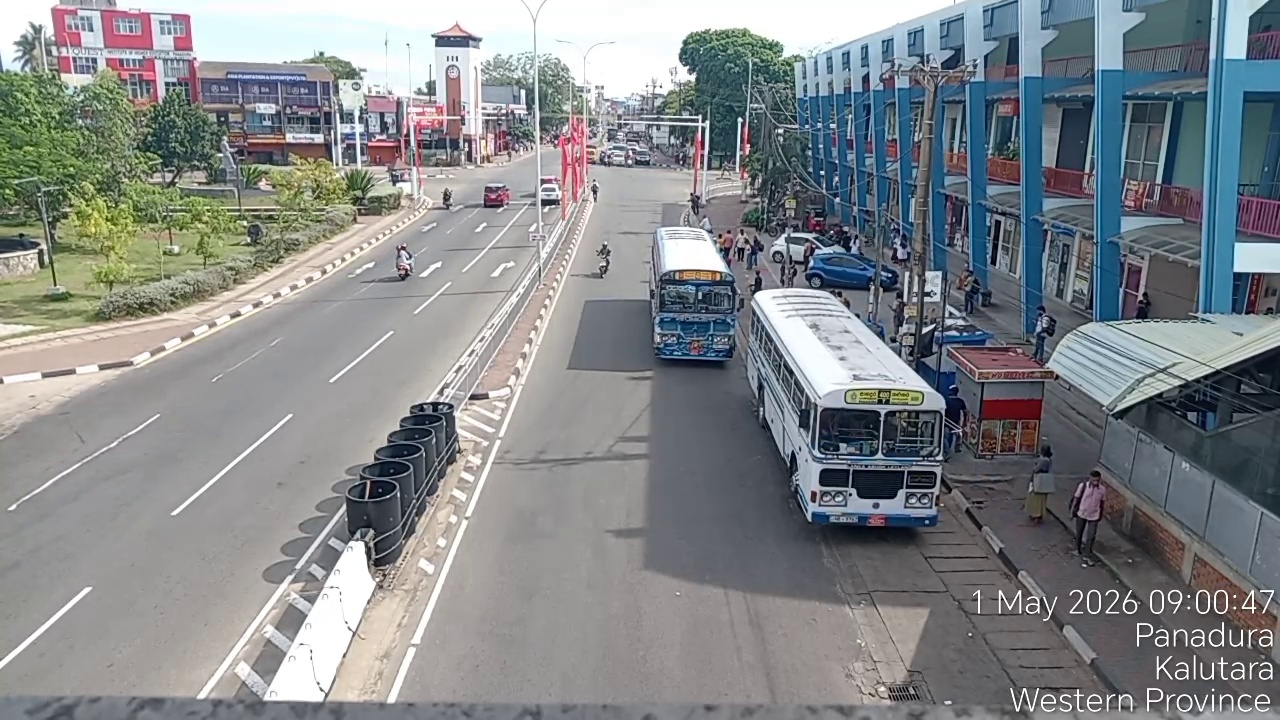
#> input picture output/still_frame.jpg, 1280 x 720 px
$ python step4_annotate_frame.py
#> lines starting #> are read from the running program, lines starting #| are printed output that depends on the picture; after the words box and inside, x2 and y2 are one past the last pixel; in counts of white or black regions, pixels touching at a corner belong together
"""
step4_annotate_frame.py — Create an annotated benchmark image for the report.

Draws GCP markers, labels, measured distances, lane boundaries,
road area polygon, and detection line on the still frame.
This image goes into the Methodology section.

Usage:
    python step4_annotate_frame.py
"""

import cv2
import json
import os
import numpy as np
import config


def main():
    print("=" * 60)
    print("ANNOTATED BENCHMARK IMAGE")
    print("=" * 60)

    # Load frame
    frame = cv2.imread(config.STILL_FRAME_PATH)
#> frame is the input picture: shape (720, 1280, 3); mean B, G, R 137.9, 135.6, 131.4
    if frame is None:
        raise FileNotFoundError(f"Still frame not found: {config.STILL_FRAME_PATH}")

    # Load GCPs
    with open(config.GCPS_PIXEL_PATH, "r") as f:
#> (reads output/gcps_pixel.json from the repository)
        pixel_gcps = json.load(f)
    with open(config.GCPS_WORLD_PATH, "r") as f:
#> (reads output/gcps_world.json from the repository)
        world_gcps = json.load(f)

    h, w = frame.shape[:2]
#> h = 720; w = 1280

    # --- Draw road area polygon (semi-transparent) -----------------------
    if os.path.exists(config.ROAD_AREA_PATH):
        with open(config.ROAD_AREA_PATH, "r") as f:
#> (reads output/road_area.json from the repository)
            road_data = json.load(f)
        road_pts = np.array(
            [(v["x"], v["y"]) for v in road_data["vertices"]], dtype=np.int32
        )
        # Semi-transparent fill
        overlay = frame.copy()
        cv2.fillPoly(overlay, [road_pts.reshape((-1, 1, 2))], (255, 200, 0))
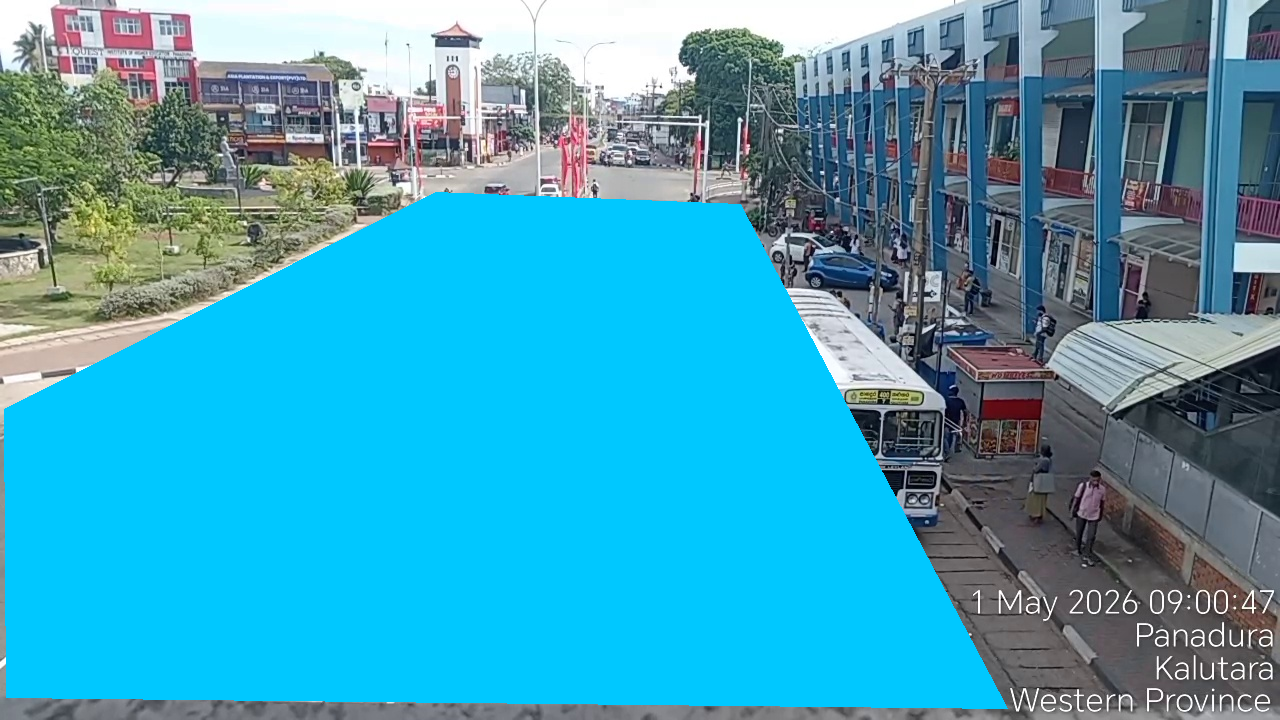
#> overlay: shape (720, 1280, 3); mean B, G, R 183.7, 158.2, 67.9
        cv2.addWeighted(overlay, 0.15, frame, 0.85, 0, frame)
        # Polygon outline
        cv2.polylines(frame, [road_pts.reshape((-1, 1, 2))],
                      isClosed=True, color=(255, 200, 0), thickness=2)
#> frame: shape (720, 1280, 3); mean B, G, R 145.6, 139.4, 120.8
        # Label each vertex
        for i, (vx, vy) in enumerate(road_pts):
            cv2.circle(frame, (vx, vy), 5, (255, 200, 0), -1)
            cv2.putText(frame, f"R{i+1}", (vx + 8, vy - 8),
                        cv2.FONT_HERSHEY_SIMPLEX, 0.4, (255, 200, 0), 1)
#> frame: shape (720, 1280, 3); mean B, G, R 145.6, 139.4, 120.7
        cv2.putText(frame, "ROAD AREA", (road_pts[0][0] + 10, road_pts[0][1] + 20),
                    cv2.FONT_HERSHEY_SIMPLEX, 0.55, (255, 200, 0), 2)
        print(f"  Road area drawn ({len(road_pts)} vertices)")
    else:
        print("  [--] No road_area.json found. Skipping road area overlay.")

    # --- Draw detection line ----------------------------------------------
    if os.path.exists(config.DETECTION_LINE_PATH):
        with open(config.DETECTION_LINE_PATH, "r") as f:
#> (reads output/detection_line.json from the repository)
            line_data = json.load(f)
        det_start = (line_data["start"]["x"], line_data["start"]["y"])
        det_end = (line_data["end"]["x"], line_data["end"]["y"])
        print(f"  Detection line loaded: {det_start} -> {det_end}")
    else:
        # Fallback: horizontal line at configured Y or frame center
        det_y = config.DETECTION_LINE_Y or h // 2
        det_start = (0, det_y)
        det_end = (w, det_y)
        print(f"  [--] No detection_line.json. Using horizontal line at y={det_y}")

    cv2.line(frame, det_start, det_end, (0, 0, 255), 2)
    # Label at midpoint of the line
    mid_x = (det_start[0] + det_end[0]) // 2
    mid_y = (det_start[1] + det_end[1]) // 2
    cv2.putText(frame, "DETECTION LINE", (mid_x - 80, mid_y - 12),
                cv2.FONT_HERSHEY_SIMPLEX, 0.6, (0, 0, 255), 2)
    # Start / End labels
    cv2.circle(frame, det_start, 6, (0, 0, 255), -1)
#> frame: shape (720, 1280, 3); mean B, G, R 145.1, 138.8, 121
    cv2.circle(frame, det_end, 6, (0, 0, 255), -1)
#> frame: shape (720, 1280, 3); mean B, G, R 145, 138.8, 121.1

    # --- Draw GCP markers ------------------------------------------------
    colors = [
        (0, 255, 0),    # green
        (255, 0, 0),    # blue
        (0, 255, 255),  # yellow
        (255, 0, 255),  # magenta
        (255, 165, 0),  # orange
        (0, 128, 255),  # orange-red
        (128, 0, 255),  # purple
    ]

    for i, (pg, wg) in enumerate(zip(pixel_gcps, world_gcps)):
        px, py = int(pg["pixel_x"]), int(pg["pixel_y"])
        wx, wy = wg["world_x"], wg["world_y"]
        color = colors[i % len(colors)]

        # Crosshair marker
        cv2.drawMarker(frame, (px, py), color, cv2.MARKER_CROSS, 25, 2)
        cv2.circle(frame, (px, py), 10, color, 2)

        # Label with world coordinates
        label = f"{pg['id']} ({wx:.1f}m, {wy:.1f}m)"
        cv2.putText(frame, label, (px + 15, py - 15),
                    cv2.FONT_HERSHEY_SIMPLEX, 0.55, color, 2)
#> frame: shape (720, 1280, 3); mean B, G, R 144.9, 138.7, 121.2

    # --- Draw distance lines between consecutive GCPs --------------------
    for i in range(len(pixel_gcps) - 1):
        p1 = (int(pixel_gcps[i]["pixel_x"]), int(pixel_gcps[i]["pixel_y"]))
        p2 = (int(pixel_gcps[i+1]["pixel_x"]), int(pixel_gcps[i+1]["pixel_y"]))
        w1 = np.array([world_gcps[i]["world_x"], world_gcps[i]["world_y"]])
        w2 = np.array([world_gcps[i+1]["world_x"], world_gcps[i+1]["world_y"]])

        dist = np.linalg.norm(w2 - w1)
        mid = ((p1[0] + p2[0]) // 2, (p1[1] + p2[1]) // 2)

        cv2.line(frame, p1, p2, (255, 255, 255), 1, cv2.LINE_AA)
        cv2.putText(frame, f"{dist:.1f}m", (mid[0] + 5, mid[1] - 5),
                    cv2.FONT_HERSHEY_SIMPLEX, 0.5, (255, 255, 255), 2)
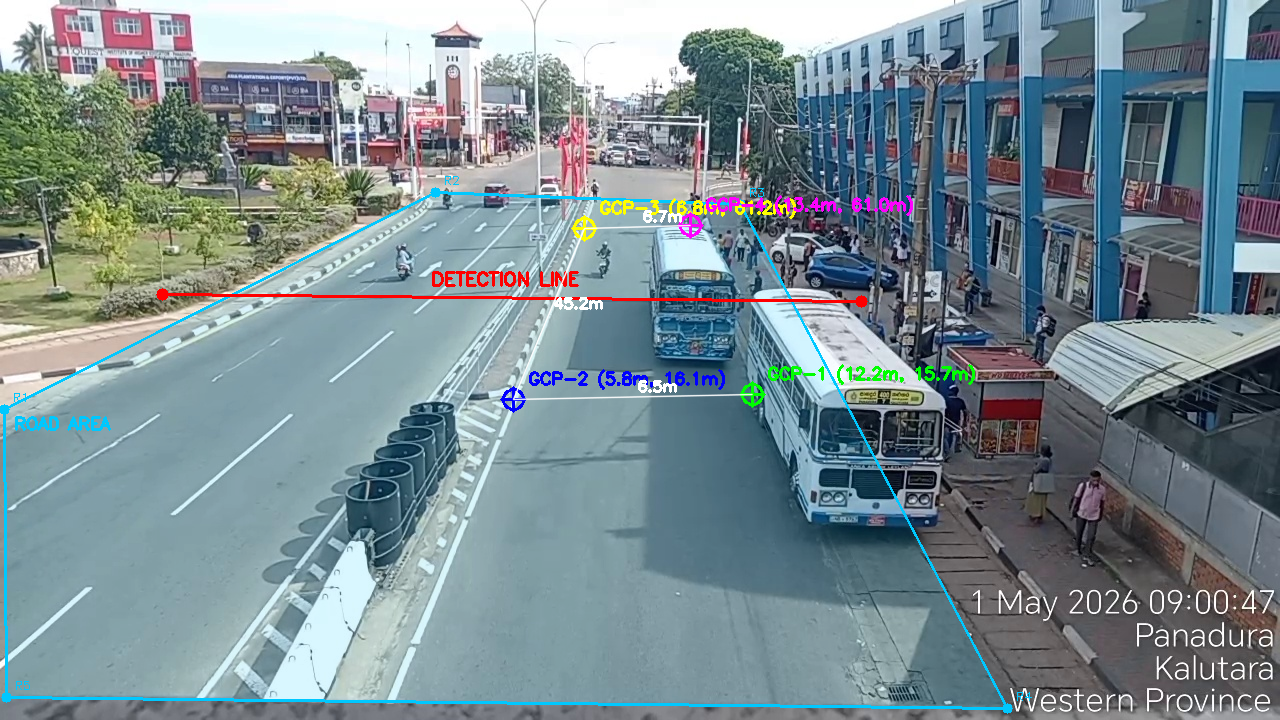
#> frame: shape (720, 1280, 3); mean B, G, R 145.1, 138.9, 121.4

    # --- Lane labels -----------------------------------------------------
    cv2.putText(frame, f"LANE 1 ({config.LANE_1_WIDTH_M:.0f}m - 3 sub-lanes)",
                (10, 30), cv2.FONT_HERSHEY_SIMPLEX, 0.7, (0, 255, 0), 2)
    cv2.putText(frame, f"LANE 2 ({config.LANE_2_WIDTH_M:.0f}m - 2 sub-lanes)",
                (w // 2, 30), cv2.FONT_HERSHEY_SIMPLEX, 0.7, (255, 0, 0), 2)

    # --- Vehicle type colour legend --------------------------------------
    legend_x = w - 260
#> legend_x = 1020
    legend_y_start = 50
    cv2.putText(frame, "Vehicle Colors:", (legend_x, legend_y_start - 10),
                cv2.FONT_HERSHEY_SIMPLEX, 0.5, (255, 255, 255), 2)
    for j, (vtype, color) in enumerate(config.VEHICLE_COLORS.items()):
        y_pos = legend_y_start + j * 22 + 10
        cv2.rectangle(frame, (legend_x, y_pos - 12), (legend_x + 16, y_pos + 4), color, -1)
        cv2.putText(frame, vtype, (legend_x + 22, y_pos + 2),
                    cv2.FONT_HERSHEY_SIMPLEX, 0.42, (255, 255, 255), 1)
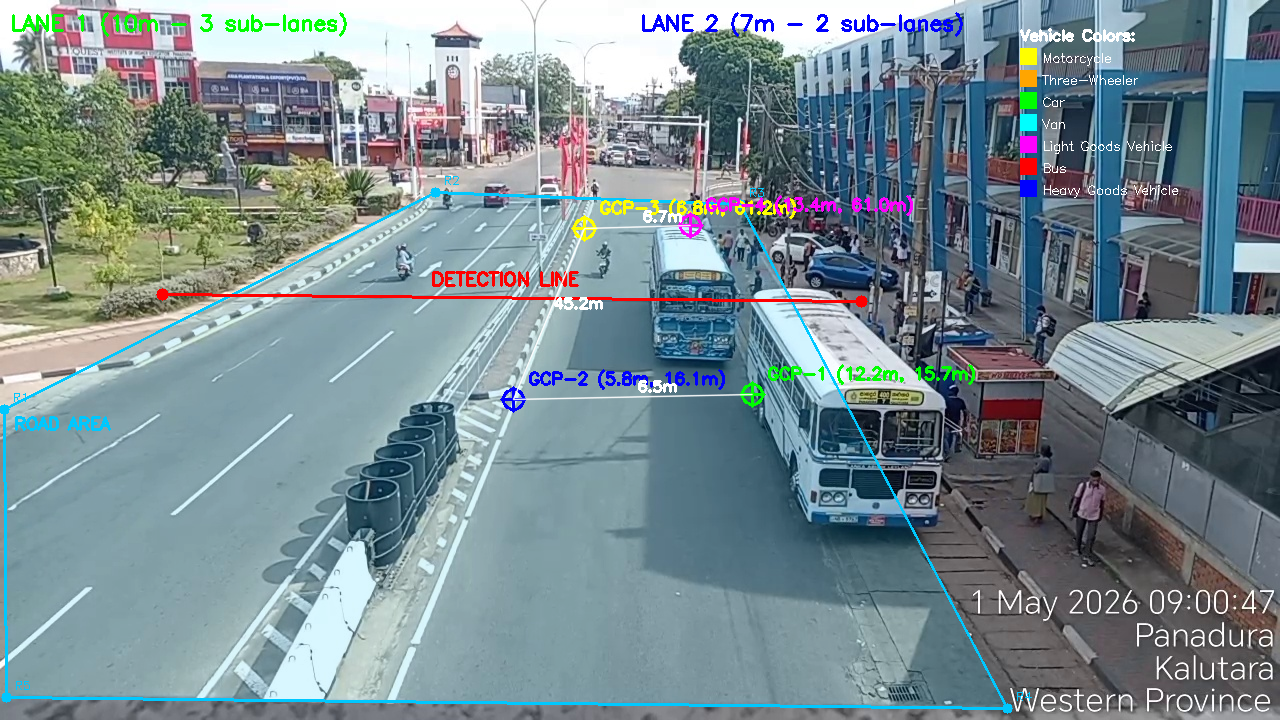
#> frame: shape (720, 1280, 3); mean B, G, R 144.8, 138.9, 121

    # --- Site info overlay -----------------------------------------------
    info_lines = [
        "CE3163 Assignment 03 - Benchmark Image",
        "GPS: 6.7115N, 79.9075E | Piliyandala, Sri Lanka",
        "Date: 01 May 2026 | 08:57 - 09:58 AM",
        f"Total Road Width: {config.TOTAL_ROAD_WIDTH_M:.0f}m",
    ]
    for j, txt in enumerate(info_lines):
        y_pos = h - 80 + j * 20
        cv2.putText(frame, txt, (10, y_pos),
                    cv2.FONT_HERSHEY_SIMPLEX, 0.5, (255, 255, 255), 2)
        cv2.putText(frame, txt, (10, y_pos),
                    cv2.FONT_HERSHEY_SIMPLEX, 0.5, (0, 0, 0), 1)
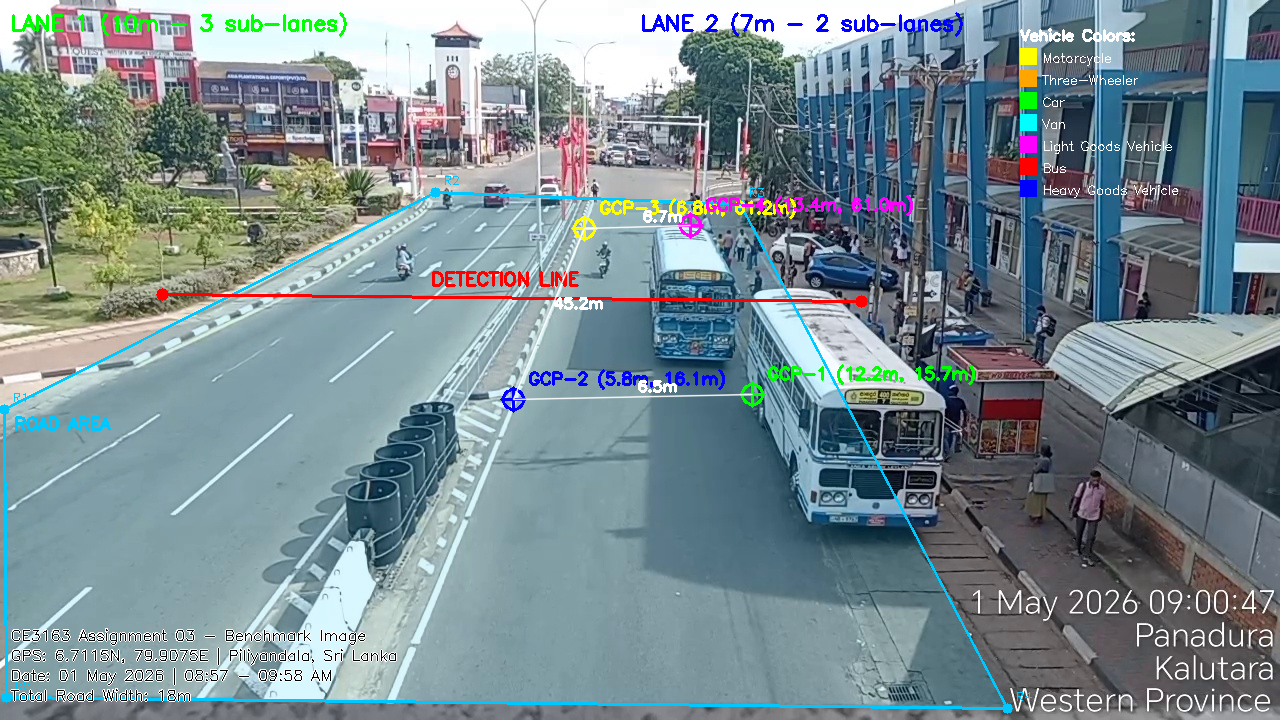
#> frame: shape (720, 1280, 3); 0.86% of pixels changed, all inside (x1, y1, x2, y2) = (10, 628, 397, 702)

    # Save
    cv2.imwrite(config.ANNOTATED_FRAME_PATH, frame)
    print(f"\n[OK] Annotated benchmark image saved to: {config.ANNOTATED_FRAME_PATH}")


if __name__ == "__main__":
    main()
